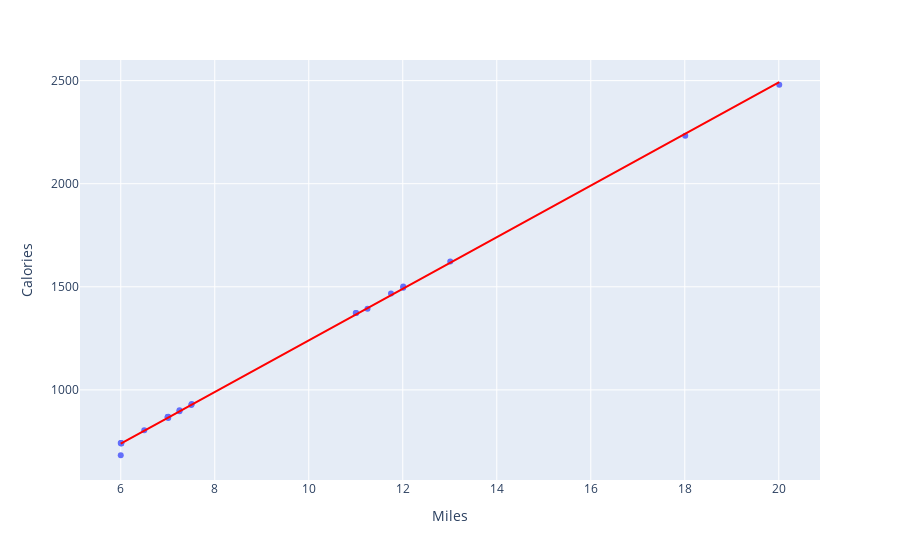

The notebook cell saved with this chart:
### Code cell
miles_vs_calories_plotly = px.scatter(
    running_df,
    x="Miles",
    y="Calories",
    trendline="ols",
    trendline_color_override="red"
)
miles_vs_calories_plotly.update_layout(
    xaxis_title="Miles",
    yaxis_title="Calories"
)

### Figure 1 — Plotly figure (JSON) as saved in the notebook; plotly's stock layout.template omitted (floating-point values rounded to 4 significant figures)
{"data": [{"hovertemplate": "Miles=%{x}<br>Calories=%{y}<extra></extra>", "legendgroup": "", "marker": {"color": "#636efa", "symbol": "circle"}, "mode": "markers", "name": "", "orientation": "v", "showlegend": false, "type": "scatter", "x": [11, 6, 6.01, 11.01, 7.01, 6.01, 18.01, 7, 6, 11.75, 7.5, 12.01, 7, 20.01, 6.5, 12.01, 7.01, 7, 13.01, 6.01, 7.25, 7.51, 11.25, 7.25], "xaxis": "x", "y": [1373, 683, 741, 1373, 870, 740, 2233, 869, 742, 1467, 927, 1501, 868, 2480, 804, 1495, 864, 867, 1623, 742, 897, 932, 1394, 901], "yaxis": "y"}, {"hovertemplate": "<b>OLS trendline</b><br>Calories = 125.144 * Miles + -11.9057<br>R<sup>2</sup>=0.999271<br><br>Miles=%{x}<br>Calories=%{y} <b>(trend)</b><extra></extra>", "legendgroup": "", "line": {"color": "red"}, "marker": {"color": "#636efa", "symbol": "circle"}, "mode": "lines", "name": "", "showlegend": false, "type": "scatter", "x": [6, 6, 6.01, 6.01, 6.01, 6.5, 7, 7, 7, 7.01, 7.01, 7.25, 7.25, 7.5, 7.51, 11, 11.01, 11.25, 11.75, 12.01, 12.01, 13.01, 18.01, 20.01], "xaxis": "x", "y": [739.0, 739.0, 740.2, 740.2, 740.2, 801.5, 864.1, 864.1, 864.1, 865.4, 865.4, 895.4, 895.4, 926.7, 927.9, 1365.0, 1366.0, 1396.0, 1459.0, 1491.0, 1491.0, 1616.0, 2242.0, 2492.0], "yaxis": "y"}], "layout": {"legend": {"tracegroupgap": 0}, "margin": {"t": 60}, "xaxis": {"anchor": "y", "domain": [0, 1], "title": {"text": "Miles"}}, "yaxis": {"anchor": "x", "domain": [0, 1], "title": {"text": "Calories"}}}}
